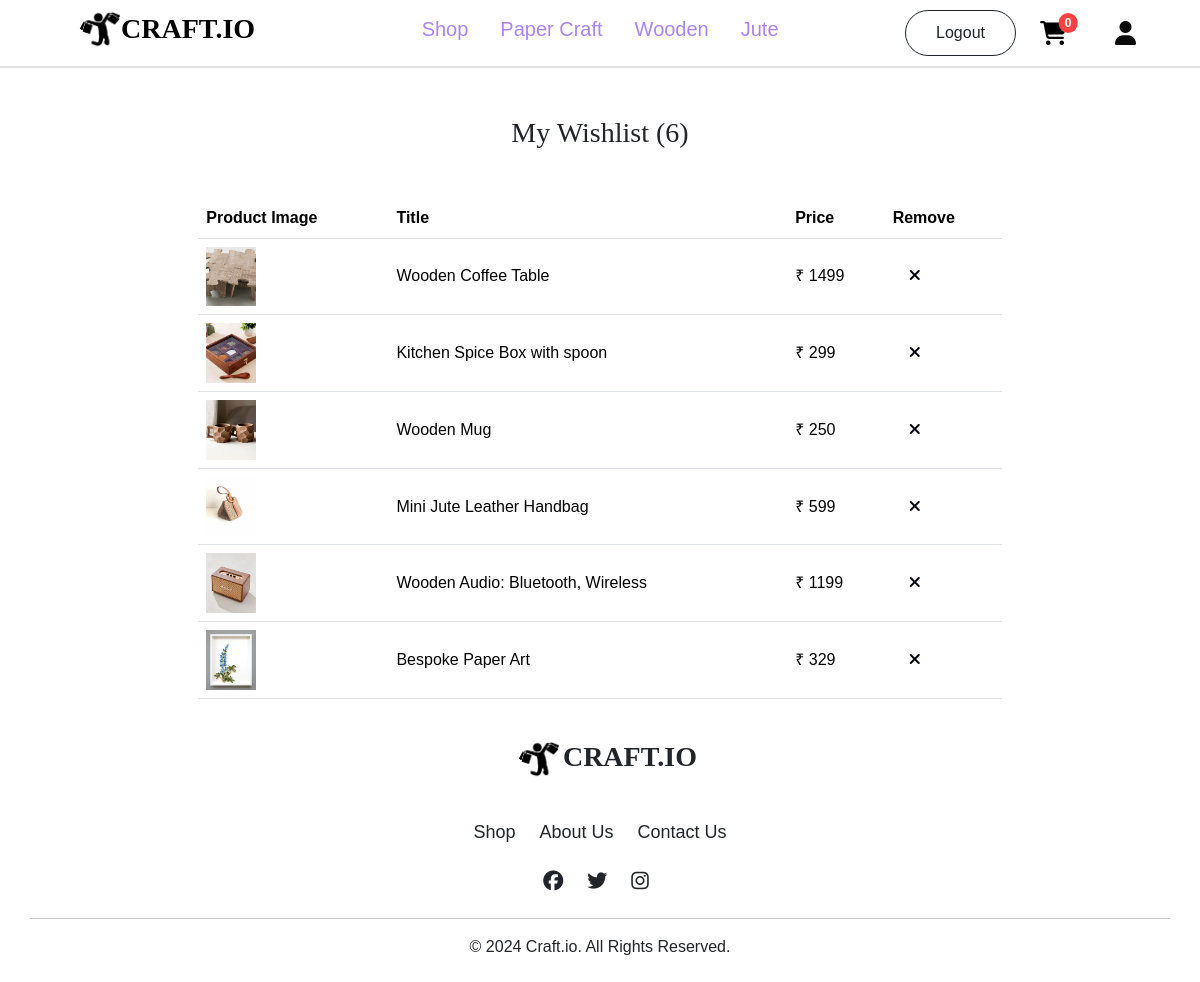
Before: /customer/wishlist/ (signed in) with the older database file.
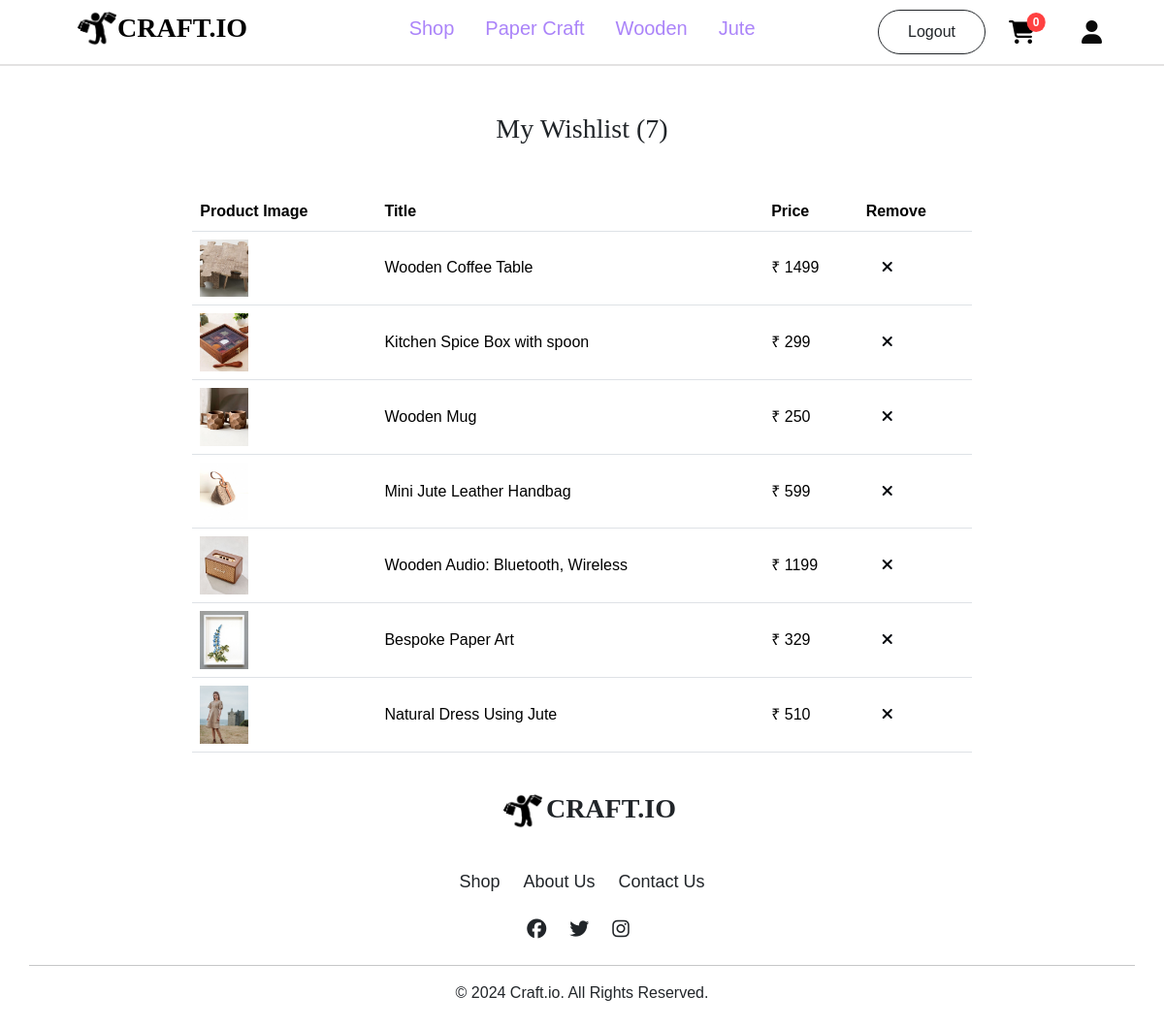
After: the same page with the newer database file.
### account/models.py (models this page shows, shortened)
class Wishlist(models.Model):
    user = models.ForeignKey(User, on_delete=models.CASCADE)
    product = models.ForeignKey(Productss, on_delete=models.CASCADE)

class Productss(models.Model):
    title=models.CharField(max_length=100)
    description=models.CharField(max_length=500)
    price=models.IntegerField()
    offerprice=models.IntegerField()
    image=models.ImageField(upload_to='product_images')
    stock=models.IntegerField()
    ShippingFee=models.CharField(max_length=100,default='Free')
    created_at = models.DateTimeField(default=timezone.now)
    options=(
        ('PaperCraft','PaperCraft'),
        ('Wooden','Wooden'),
        ('Jute','Jute'),
    )
    category=models.CharField(max_length=100,choices=options)

### customer/views.py (the view)
    def inner(request, *args, **kw):
        if request.user.is_authenticated:
            return fn(request, *args, **kw)
        else:
            messages.error(request, 'Please login First!!')
            return redirect('login')

### customer/context_processors.py (called while the page is built)
def item_count(request):
    if request.user.is_authenticated:
        cart_count=Cart.objects.filter(user=request.user).count()
        wishlist_count=Wishlist.objects.filter(user=request.user).count()
        order_count=Orders.objects.filter(user=request.user).count()
        return {'cart':cart_count,'wishlist':wishlist_count,'order':order_count}
    else:
        return {"cart":0,'wishlist':0,"order":0}

### customer/views.py (called while the page is built)
def signin_required(fn):
    def inner(request, *args, **kw):
        if request.user.is_authenticated:
            return fn(request, *args, **kw)
        else:
            messages.error(request, 'Please login First!!')
            return redirect('login')
    return inner

@signin_required
def wishlist_view(request):
    wishlist_items = Wishlist.objects.filter(user=request.user)
    return render(request, 'wishlist.html', {'wishlist_items': wishlist_items})

### customer/templates/wishlist.html
{% extends 'navbar.html' %}
{% block content %}
    {% if wishlist_items %}
    <div class="container mt-5">
        <h3 class="text-center" style="font-family:Cambria, Cochin, Georgia, Times, 'Times New Roman', serif;">My Wishlist
            ({{wishlist}})
        </h3>
    <div class="table-container" style="width: 72%; margin: 0 auto;">
        <table class="table mt-5">
            <thead>
                <tr>
                    <th>Product Image</th>
                    <th>Title</th>
                    <th>Price</th>
                    <th>Remove</th>
                </tr>
            </thead>
            <tbody>
            {% for item in wishlist_items %}
                <tr class="align-middle">
                    <td>
                        <a href="{% url 'pdetail' item.product.id %}">
                            <img src="{{ item.product.image.url }}" alt="{{ item.product.title }}" class="img-fluid" height="50px" width="50px">
                        </a>
                    </td>
                    <td>{{ item.product.title }}</td>
                    <td>&#8377; {{ item.product.offerprice }}</td>
                    <td>
                        <a href="{% url 'remove_from_wishlist' item.product.id %}"  class="ms-3"><i class="fa-solid fa-xmark" style="color: #00040a;"></i></a>
                    </td>
                </tr>
            {% endfor %}
            </tbody>
        </table>
    </div>
</div>
    {% else %}
    <div style="display: flex; justify-content: center; align-items: center; height: 80vh;margin-top: 30px;">
        <img src="https://i.pinimg.com/originals/f6/e4/64/f6e464230662e7fa4c6a4afb92631aed.png" class="img-fluid rounded-top" alt=""/>
    </div>
    {% endif %}
{% endblock content %}

Changed rows visible on the page:
added Wishlist: product.image (picture), product "Natural Dress Using Jute", product.offerprice "510"
Other visible differences:
{{ wishlist }}: "6" → "7"
